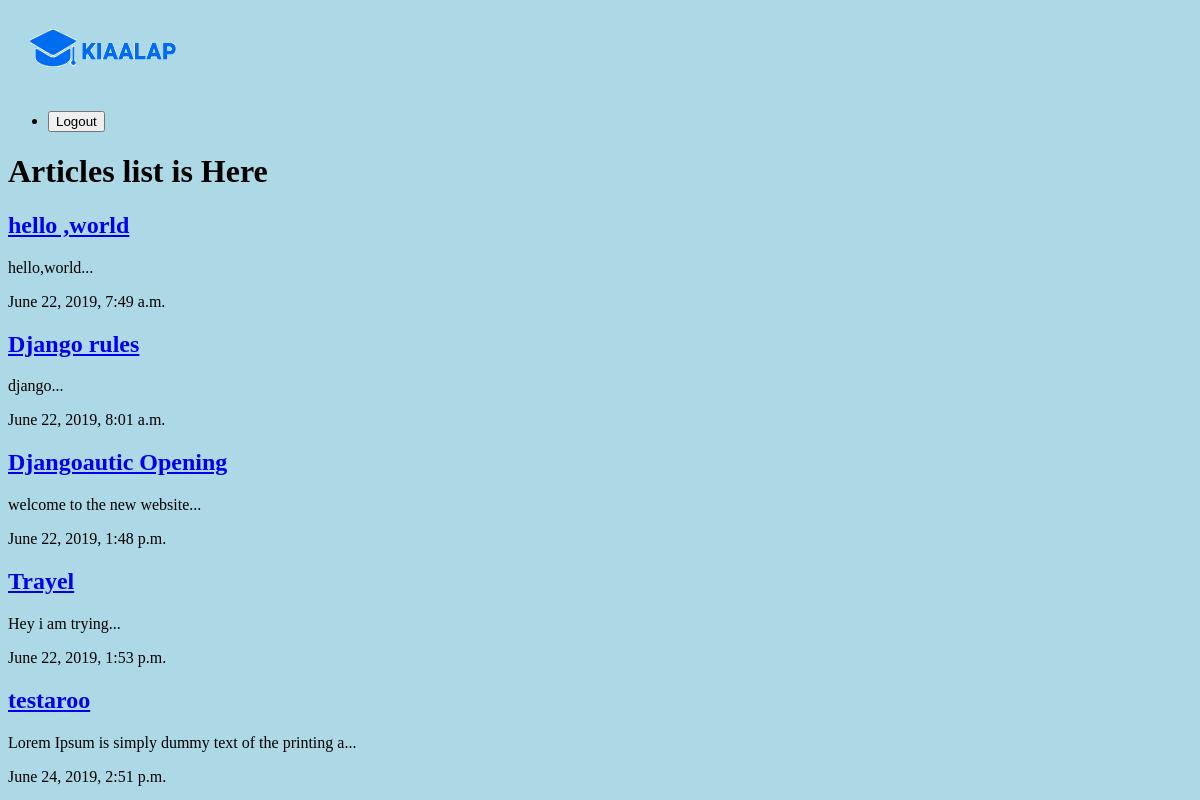
/articles/, run on an earlier commit of the app's database.
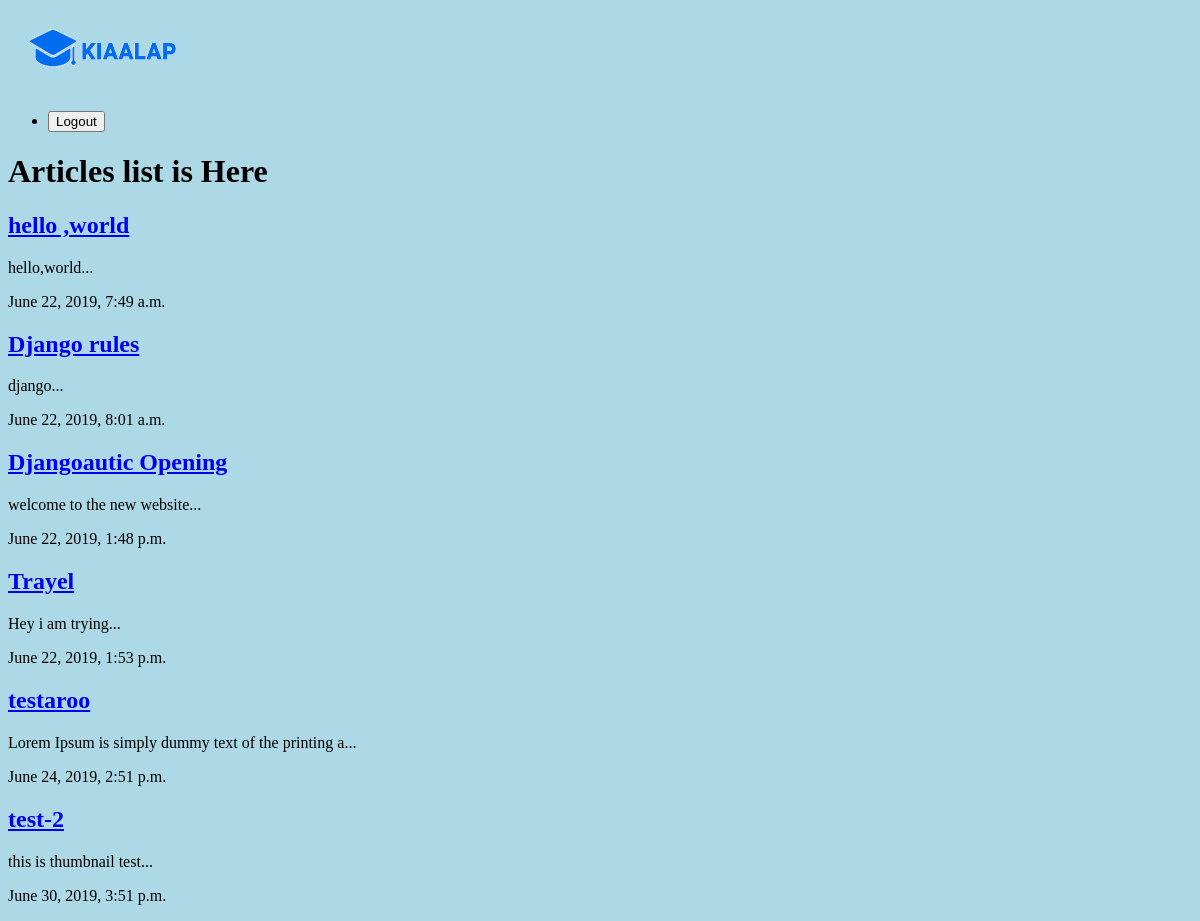
And on a later commit of the database.
### articles/models.py (models this page shows, shortened)
class Article(models.Model):
    title = models.CharField(max_length=100)
    slug = models.SlugField()
    body = models.TextField()
    date = models.DateTimeField(auto_now_add=True)
    thumb = models.ImageField(default='default.png',blank=True)
    def snippet(self):
        return self.body[:50] + "..."

### articles/views.py (the view)
def article_list(request):
    articles = Article.objects.all().order_by('date')
    return render(request,'articles/article_list.html',{'articles':articles})

### articles/templates/articles/article_list.html
{% extends 'base_layout.html' %}
{% block content %}
    <h1>Articles list is Here</h1>
    <div class="articles">
        {% for article in articles %}
            <div class="article">
            <h2><a href="{% url 'articles:detail' slug=article.slug %}">{{ article.title }}</a></h2>
            <p>{{ article.snippet }}</p>
            <p>{{ article.date}}</p>
            </div>
        {% endfor %}
    </div>
{% endblock %}

### templates/base_layout.html (shortened to what this page needs)
{% load static from staticfiles %}
<!DOCTYPE html>
<html lang="en">
<head>
    <link rel="stylesheet" href="{% static 'styles.css' %}">
</head>
<body>
    <div class="wrapper">
        <h1><a href="{% url 'articles:list' %}"><img src="{% static 'logo.png' %}"></a></h1>
        <nav>
            <ul>
                <li>
                    <form class="logout-link" action="{% url 'accounts:logout' %}" method="post">
                     <button type="submit">Logout</button>
                    </form>
                </li>
            </ul>
        </nav>
        {% block content %}
        {% endblock %}
    </div>
</body>
</html>

### assets/styles.css (style rules this page uses)
body { background: lightblue; }

What changed in the data, as far as the page shows it:
added Article: title "test-2", snippet "this is thumbnail test...", date "June 30, 2019, 3:51 p.m."
